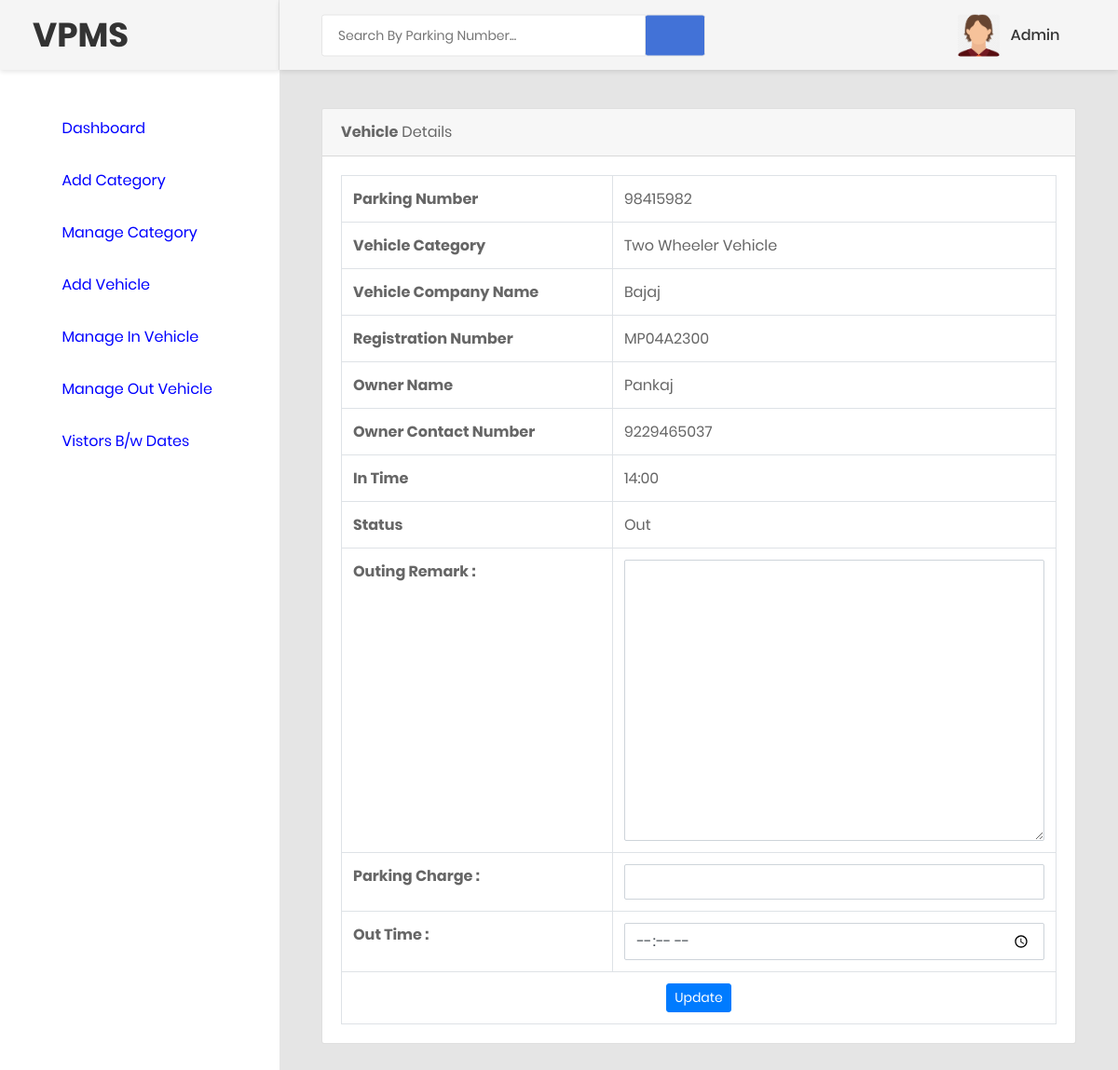
Page /view_incomingdetail/1 (signed in) on the committed database.
### vehicle/models.py (models this page shows, shortened)
class Vehicle(models.Model):
    parkingnumber = models.CharField(max_length=20)
    category = models.ForeignKey(Category, on_delete=models.CASCADE)
    vehiclecompany = models.CharField(max_length=50)
    regno = models.CharField(max_length=10)
    ownername = models.CharField(max_length=50)
    ownercontact = models.CharField(max_length=15)
    pdate = models.DateField()
    intime = models.CharField(max_length=50)
    outtime = models.CharField(max_length=50)
    parkingcharge = models.CharField(max_length=50)
    remark = models.CharField(max_length=500)
    status = models.CharField(max_length=20)

class Category(models.Model):
    categoryname = models.CharField(max_length=50)
    def __str__(self):
        return self.categoryname

### vehicle/views.py (the view, shortened to what this page needs)
# urls.py: path('view_incomingdetail/<int:pid>',view_incomingdetail,name='view_incomingdetail'),
def view_incomingdetail(request,pid):
    if not request.user.is_authenticated:
        return redirect('index')
    error = ""
    vehicle = Vehicle.objects.get(id=pid)
    d = {'vehicle': vehicle,'error':error}
    return render(request,'view_incomingdetail.html', d)

### vehicle/templates/view_incomingdetail.html (shortened to what this page needs)
{% load static %}
{% block body %}
<html lang="en">
<head>
    <link href="{% static 'css/font-face.css' %}" rel="stylesheet" media="all">
    <link href="{% static 'vendor/font-awesome-5/css/fontawesome-all.min.css' %}" rel="stylesheet" media="all">
    <link href="{% static 'vendor/font-awesome-4.7/css/font-awesome.min.css' %}" rel="stylesheet" media="all">
    <link href="{% static 'vendor/mdi-font/css/material-design-iconic-font.min.css' %}" rel="stylesheet" media="all">
    <link href="{% static 'vendor/bootstrap-4.1/bootstrap.min.css' %}" rel="stylesheet" media="all">
    <link href="{% static 'vendor/animsition/animsition.min.css' %}" rel="stylesheet" media="all">
    <link href="{% static 'vendor/bootstrap-progressbar/bootstrap-progressbar-3.3.4.min.css' %}" rel="stylesheet" media="all">
    <link href="{% static 'vendor/wow/animate.css' %}" rel="stylesheet" media="all">
    <link href="{% static 'vendor/css-hamburgers/hamburgers.min.css' %}" rel="stylesheet" media="all">
    <link href="{% static 'vendor/slick/slick.css' %}" rel="stylesheet" media="all">
    <link href="{% static 'vendor/select2/select2.min.css' %}" rel="stylesheet" media="all">
    <link href="{% static 'vendor/perfect-scrollbar/perfect-scrollbar.css' %}" rel="stylesheet" media="all">
    <link href="{% static 'css/theme.css' %}" rel="stylesheet" media="all">
</head>
<body class="animsition">
    <div class="page-wrapper">
       {% include 'sidebar.html' %}
        <div class="page-container">
             {% include 'header.html' %}
            <div class="main-content">
                <div class="section__content section__content--p30">
                    <div class="container-fluid">
                        <div class="row">
                            <div class="col-lg-12">
                                <div class="card">
                                    <div class="card-header">
                                        <strong>Vehicle</strong>  Details
                                    </div>
                                    <div class="card-body card-block">
                                            <p style="font-size:16px; color:red" align="center">
  <table border="1" class="table table-bordered mg-b-0">
                                            <tr>
    <th>Parking Number</th>
    <td>{{vehicle.parkingnumber}}</td>
  </tr>
   <tr>
    <th>Vehicle Category</th>
    <td>{{vehicle.category}}</td>
  </tr>
  <tr>
    <th>Vehicle Company Name</th>
    <td>{{vehicle.vehiclecompany}}</td>
  </tr>
  <tr>
    <th>Registration Number</th>
    <td>{{vehicle.regno}}</td>
  </tr>
  <tr>
    <th>Owner Name</th>
    <td>{{vehicle.ownername}}</td>
  </tr>
  <tr>
    <th>Owner Contact Number</th>
    <td>{{vehicle.ownercontact}}</td>
  </tr>
  <tr>
    <th>In Time</th>
    <td>{{vehicle.intime}}</td>
  </tr>
  <tr>
    <th>Status</th>
    <td>{{vehicle.status}}</td>
  </tr>
    <form method="post">
         <tr>
    <th>Outing Remark :</th>
    <td>
    <textarea name="remark" placeholder="" rows="12" cols="14" class="form-control wd-450" required="true"></textarea></td>
  </tr>
          <tr>
    <th>Parking Charge :</th>
    <td>
    <input type = "text" name="parkingcharge"  class="form-control wd-450" required="true"></td>
  </tr>
             <tr>
    <th>Out Time :</th>
    <td>
    <input type = "time" name="outtime"  class="form-control wd-450" required="true"></td>
  </tr>
 <tr align="center">
    <td colspan="2"><button type="submit" name="submit" class="btn btn-primary btn-sm">Update</button></td>
  </tr>
                                        </form>
</table>
                                    </div>
                                </div>
                        </div>
                            </div>
                </div>
                </div>
            </div>
        </div>
</body>
</html>
{% endblock %}

### vehicle/templates/header.html (shortened to what this page needs)
{% load static %}
<header class="header-desktop">
                <div class="section__content section__content--p30">
                    <div class="container-fluid">
                        <div class="header-wrap">
                            <form class="form-header" name="search" action="{% url 'search'%}">
                                <input class="au-input au-input--xl" type="text" name="searchdata" id="searchdata" placeholder="Search By Parking Number..." />
                                <button class="au-btn--submit" type="submit" name="search" value="Submit">
                                    <i class="zmdi zmdi-search"></i>
                                </button>
                            </form>
                            <div class="header-button">
                                <div class="account-wrap">
                                    <div class="account-item clearfix js-item-menu">
                                        <div class="image">
                                            <img src="{% static 'images/icon/avatarboy729.png' %}" alt="Admin" />
                                        </div>
                                        <div class="content">
                                            <a class="js-acc-btn" href="#">{{request.user.username}}</a>
                                        </div>
                                    </div>
                                </div>
                            </div>
                        </div>
                    </div>
                </div>
            </header>

### rows in the picture
Vehicle: parkingnumber "98415982", category "Two Wheeler Vehicle", vehiclecompany "Bajaj", regno "MP04A2300", ownername "Pankaj", ownercontact "9229465037", intime "14:00", status "Out"

### other values in the picture
{{ request.user.username }} "Admin"
